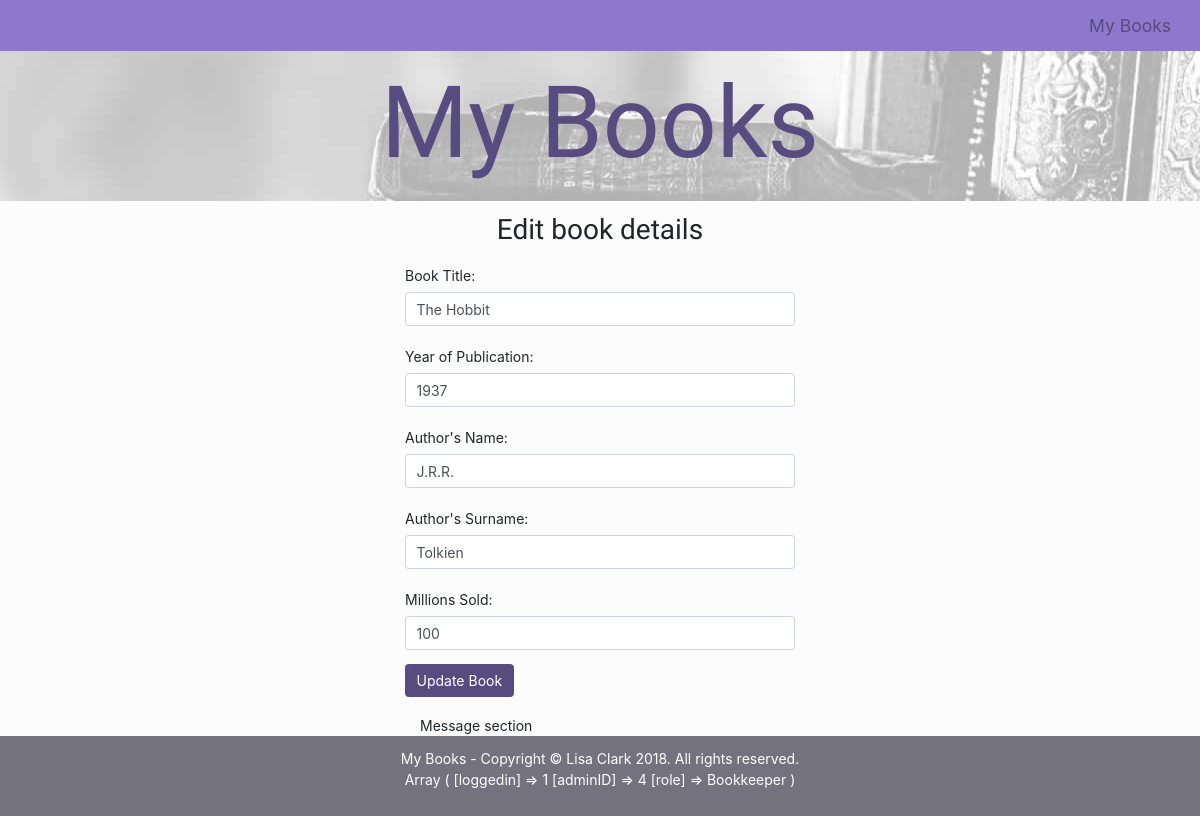
The app's page /View/php/page_editbook.php?BookID=8 (signed in) with its own data.
### tables this page shows
CREATE TABLE `book` (
  `BookID` int(10) UNSIGNED NOT NULL,
  `BookTitle` varchar(255) NOT NULL,
  `OriginalTitle` varchar(255) DEFAULT NULL,
  `YearofPublication` int(4) NOT NULL DEFAULT '0',
  `Genre` varchar(30) NOT NULL,
  `MillionsSold` int(10) UNSIGNED NOT NULL,
  `LanguageWritten` varchar(30) NOT NULL,
  `AuthorID` int(10) UNSIGNED NOT NULL,
  `imageID` int(10) UNSIGNED NOT NULL
);

CREATE TABLE `author` (
  `AuthorID` int(10) UNSIGNED NOT NULL,
  `Name` varchar(30) NOT NULL,
  `Surname` varchar(30) NOT NULL,
  `Nationality` varchar(30) NOT NULL,
  `BirthYear` int(4) UNSIGNED NOT NULL,
  `DeathYear` int(4) UNSIGNED DEFAULT NULL
);

### Model/dbfunctions.php (called while the page is built, shortened)
<?php
function select_one_book($BookID) {
    $select_sql = "SELECT * FROM book
    INNER JOIN author ON author.AuthorID = book.AuthorID WHERE BookID='" . $_GET['BookID'] . "'";
    include 'connect.php';
    $stmt = $conn->prepare($select_sql);
    $stmt->execute();
    return $result = $stmt->fetch(PDO::FETCH_ASSOC);
}
?>

### View/php/page_editbook.php (the view, shortened to what this page needs)
<?php
include "header.php";
include '../../Model/connect.php';
include '../../Model/dbfunctions.php';
include "nav.php";
?>
<?php
$bookdetails = select_one_book($_GET['BookID']);
?>
<div class="page-flex-container">
    <h2 class="text-center">Edit book details</h2>
    <form class="form-edit" id="update_form">
        <fieldset>
            <div class="form-group row">
                <label for="booktitle" class="col-form-label">Book Title: </label>
                <input class="form-control" id="booktitle" name="BookTitle" type="text" value="<?php echo $bookdetails['BookTitle'];?>">
            </div>
            <div class="form-group row">
                <label for="yearofpub" class="col-form-label">Year of Publication: </label>
                <input class="form-control" id="yearofpub" name="YearofPublication" type="text" value="<?php echo $bookdetails['YearofPublication'];?>">
            </div>
            <div class="form-group row">
                <label for="authorname" class="col-form-label">Author's Name: </label>
                <input class="form-control" id="authorname" name="Name" type="text" value="<?php echo $bookdetails['Name'];?>">
            </div>
            <div class="form-group row">
                <label for="authorsurname" class="col-form-label">Author's Surname: </label>
                <input class="form-control" id="authorsurname" name="Surname" type="text" value="<?php echo $bookdetails['Surname'];?>">
            </div>
            <div class="form-group row">
                <label for="sold" class="col-form-label">Millions Sold: </label>
                <input class="form-control" id="sold" name="MillionsSold" type="text" value="<?php echo $bookdetails['MillionsSold'];?>">
            </div>
            <div class="form-group row">
                <button class="btn btn-primary" type="button" id="update" onclick="updateBook(<?php echo $_GET['BookID']; ?>)">Update Book</button>
            </div>
            <div id="errorsection">
                Message section
            </div>
        </fieldset>
    </form>
</div>
<?php
    include "footer.php";
?>

### View/css/style.css (style rules this page uses)
html, body, header, nav, footer, section, form, fieldset, label, input, textarea, p, div, h1, h2, h3, h4, h5, h6 { border: 0; margin: 0; padding: 0; }
html { font-size: 14px; font-family: sans-serif; }
h2 { padding: 1%; font-family: 'Gloria Hallelujah', cursive; }
.btn-primary { background-color: #574B7F; border-color: #574B7F; margin-bottom: 1%; }
.page-flex-container { background-color: #FCFCFC; order: 3; width: 100%; }
.form-edit, .form-add { width: 30%; min-height: 100%; margin: 0 auto; }
#update { float: right; }

### records on screen
book: BookTitle "The Hobbit", YearofPublication "1937", Name "J.R.R.", Surname "Tolkien", MillionsSold "100"
